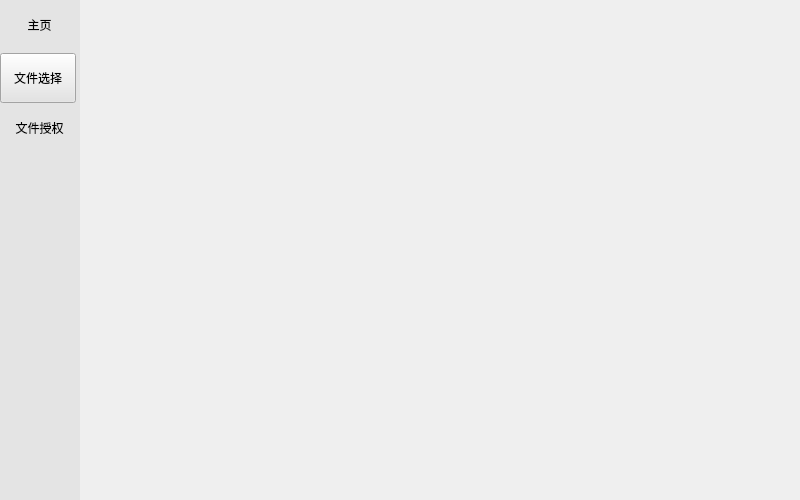
<?xml version="1.0" encoding="UTF-8"?>
<ui version="4.0">
 <class>MainWindow</class>
 <widget class="QMainWindow" name="MainWindow">
  <property name="geometry">
   <rect>
    <x>0</x>
    <y>0</y>
    <width>800</width>
    <height>500</height>
   </rect>
  </property>
  <property name="minimumSize">
   <size>
    <width>600</width>
    <height>370</height>
   </size>
  </property>
  <property name="maximumSize">
   <size>
    <width>800</width>
    <height>500</height>
   </size>
  </property>
  <property name="windowTitle">
   <string>MainWindow</string>
  </property>
  <widget class="QWidget" name="centralwidget">
   <layout class="QGridLayout" name="gridLayout_2" columnstretch="1,9">
    <property name="leftMargin">
     <number>0</number>
    </property>
    <property name="topMargin">
     <number>0</number>
    </property>
    <property name="rightMargin">
     <number>0</number>
    </property>
    <property name="bottomMargin">
     <number>0</number>
    </property>
    <property name="spacing">
     <number>0</number>
    </property>
    <item row="0" column="0">
     <widget class="QWidget" name="sideBar" native="true">
      <property name="minimumSize">
       <size>
        <width>0</width>
        <height>0</height>
       </size>
      </property>
      <property name="maximumSize">
       <size>
        <width>1000</width>
        <height>1000</height>
       </size>
      </property>
      <property name="styleSheet">
       <string notr="true">QWidget{
	background-color: rgb(228, 228, 228);  /* 设置背景色为灰色 */
}
</string>
      </property>
      <layout class="QGridLayout" name="gridLayout">
       <property name="leftMargin">
        <number>0</number>
       </property>
       <property name="topMargin">
        <number>0</number>
       </property>
       <property name="rightMargin">
        <number>0</number>
       </property>
       <property name="bottomMargin">
        <number>0</number>
       </property>
       <property name="spacing">
        <number>0</number>
       </property>
       <item row="0" column="0">
        <widget class="QToolButton" name="btn_home">
         <property name="minimumSize">
          <size>
           <width>76</width>
           <height>50</height>
          </size>
         </property>
         <property name="styleSheet">
          <string notr="true">/* 默认 */
QToolButton{   
	border-top: 3px outset transparent;           /* 上边框宽度3像素、突出显示、颜色为透明 */
	border-bottom: 7px outset transparent;
	border-right: 3px outset transparent;
	border-left: 3px outset transparent;
	min-width: 70px;                            /* 控件最小宽度 */
    min-height: 40px;
	background-color: rgb(228, 228, 228);
}

/* 鼠标悬停 */
QToolButton:hover{
	background-color: rgb(205, 205, 205);
}

/* 点击和按下 */
QToolButton:pressed,QToolButton:checked{
	border-left: 3px outset rgb(93, 95, 97);  /* 左边框宽度3像素、突出显示、颜色为深深灰 */
	background-color: rgb(246, 246, 246);	
}

QPushButton:default {
    border-color: navy; /* make the default button prominent */
}
</string>
         </property>
         <property name="text">
          <string>主页</string>
         </property>
         <property name="checkable">
          <bool>true</bool>
         </property>
         <property name="autoExclusive">
          <bool>true</bool>
         </property>
        </widget>
       </item>
       <item row="1" column="0">
        <widget class="QToolButton" name="btn_filechose">
         <property name="minimumSize">
          <size>
           <width>76</width>
           <height>50</height>
          </size>
         </property>
         <property name="styleSheet">
          <string notr="true">/* 默认 */
QToolButton{   
	border-top: 3px outset transparent;           /* 上边框宽度3像素、突出显示、颜色为透明 */
	border-bottom: 7px outset transparent;
	border-right: 3px outset transparent;
	border-left: 3px outset transparent;
	min-width: 70px;                            /* 控件最小宽度 */
    min-height: 40px;
	background-color: rgb(228, 228, 228);
}

/* 鼠标悬停 */
QToolButton:hover{
	background-color: rgb(205, 205, 205);
}

/* 点击和按下 */
QToolButton:pressed,QToolButton:checked{
	border-left: 3px outset rgb(93, 95, 97);  /* 左边框宽度3像素、突出显示、颜色为深深灰 */
	background-color: rgb(246, 246, 246);	
}

QPushButton:default {
    border-color: navy; /* make the default button prominent */
}
&lt;?xml version=&quot;1.0&quot; encoding=&quot;UTF-8&quot;?&gt;
&lt;ui version=&quot;4.0&quot;&gt;
 &lt;widget name=&quot;__qt_fake_top_level&quot;&gt;
  &lt;widget class=&quot;QToolButton&quot; name=&quot;toolButton&quot;&gt;
   &lt;property name=&quot;geometry&quot;&gt;
    &lt;rect&gt;
     &lt;x&gt;0&lt;/x&gt;
     &lt;y&gt;0&lt;/y&gt;
     &lt;width&gt;70&lt;/width&gt;
     &lt;height&gt;50&lt;/height&gt;
    &lt;/rect&gt;
   &lt;/property&gt;
   &lt;property name=&quot;minimumSize&quot;&gt;
    &lt;size&gt;
     &lt;width&gt;70&lt;/width&gt;
     &lt;height&gt;50&lt;/height&gt;
    &lt;/size&gt;
   &lt;/property&gt;
   &lt;property name=&quot;styleSheet&quot;&gt;
    &lt;string notr=&quot;true&quot;&gt;/* 默认 */
QToolButton{   
	border-top: 3px outset transparent;           /* 上边框宽度3像素、突出显示、颜色为透明 */
	border-bottom: 7px outset transparent;
	border-right: 3px outset transparent;
	border-left: 3px outset transparent;
	min-width: 70px;                            /* 控件最小宽度 */
    min-height: 40px;
	background-color: rgb(228, 228, 228);
}

/* 鼠标悬停 */
QToolButton:hover{
	background-color: rgb(205, 205, 205);
}

/* 点击和按下 */
QToolButton:pressed,QToolButton:checked{
	border-left: 3px outset rgb(93, 95, 97);  /* 左边框宽度3像素、突出显示、颜色为深深灰 */
	background-color: rgb(246, 246, 246);	
}

QPushButton:default {
    border-color: navy; /* make the default button prominent */
}
&lt;/string&gt;
   &lt;/property&gt;
   &lt;property name=&quot;text&quot;&gt;
    &lt;string&gt;...&lt;/string&gt;
   &lt;/property&gt;
   &lt;property name=&quot;checkable&quot;&gt;
    &lt;bool&gt;true&lt;/bool&gt;
   &lt;/property&gt;
   &lt;property name=&quot;autoExclusive&quot;&gt;
    &lt;bool&gt;true&lt;/bool&gt;
   &lt;/property&gt;
  &lt;/widget&gt;
 &lt;/widget&gt;
 &lt;resources/&gt;
&lt;/ui&gt;
</string>
         </property>
         <property name="text">
          <string>文件选择</string>
         </property>
         <property name="checkable">
          <bool>true</bool>
         </property>
         <property name="autoExclusive">
          <bool>true</bool>
         </property>
        </widget>
       </item>
       <item row="2" column="0">
        <widget class="QToolButton" name="toolButton_3">
         <property name="minimumSize">
          <size>
           <width>76</width>
           <height>50</height>
          </size>
         </property>
         <property name="styleSheet">
          <string notr="true">/* 默认 */
QToolButton{   
	border-top: 3px outset transparent;           /* 上边框宽度3像素、突出显示、颜色为透明 */
	border-bottom: 7px outset transparent;
	border-right: 3px outset transparent;
	border-left: 3px outset transparent;
	min-width: 70px;                            /* 控件最小宽度 */
    min-height: 40px;
	background-color: rgb(228, 228, 228);
}

/* 鼠标悬停 */
QToolButton:hover{
	background-color: rgb(205, 205, 205);
}

/* 点击和按下 */
QToolButton:pressed,QToolButton:checked{
	border-left: 3px outset rgb(93, 95, 97);  /* 左边框宽度3像素、突出显示、颜色为深深灰 */
	background-color: rgb(246, 246, 246);	
}

QPushButton:default {
    border-color: navy; /* make the default button prominent */
}
</string>
         </property>
         <property name="text">
          <string>文件授权</string>
         </property>
         <property name="checkable">
          <bool>true</bool>
         </property>
         <property name="autoExclusive">
          <bool>true</bool>
         </property>
        </widget>
       </item>
       <item row="3" column="0">
        <spacer name="verticalSpacer">
         <property name="orientation">
          <enum>Qt::Vertical</enum>
         </property>
         <property name="sizeHint" stdset="0">
          <size>
           <width>20</width>
           <height>338</height>
          </size>
         </property>
        </spacer>
       </item>
      </layout>
     </widget>
    </item>
    <item row="0" column="1">
     <widget class="QStackedWidget" name="stackedWidget">
      <property name="minimumSize">
       <size>
        <width>0</width>
        <height>0</height>
       </size>
      </property>
      <property name="maximumSize">
       <size>
        <width>1000</width>
        <height>1000</height>
       </size>
      </property>
     </widget>
    </item>
   </layout>
  </widget>
 </widget>
 <resources/>
 <connections/>
</ui>
